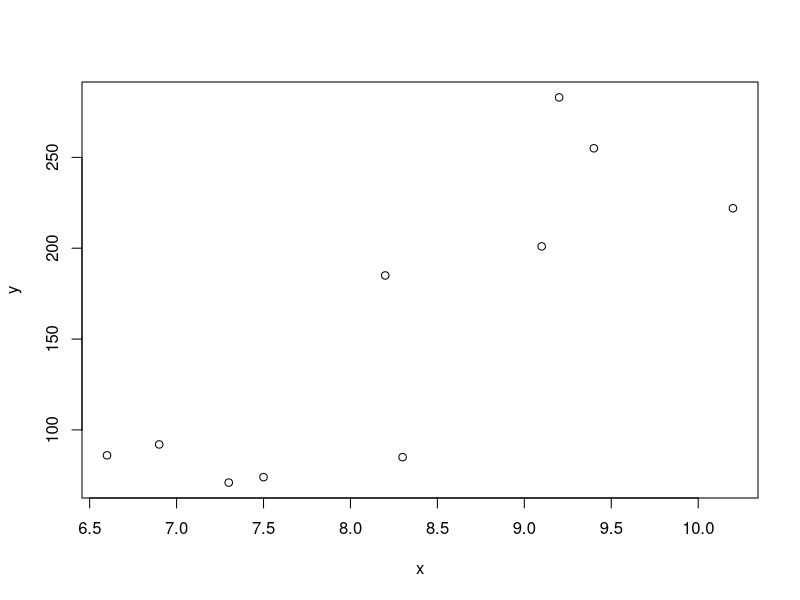
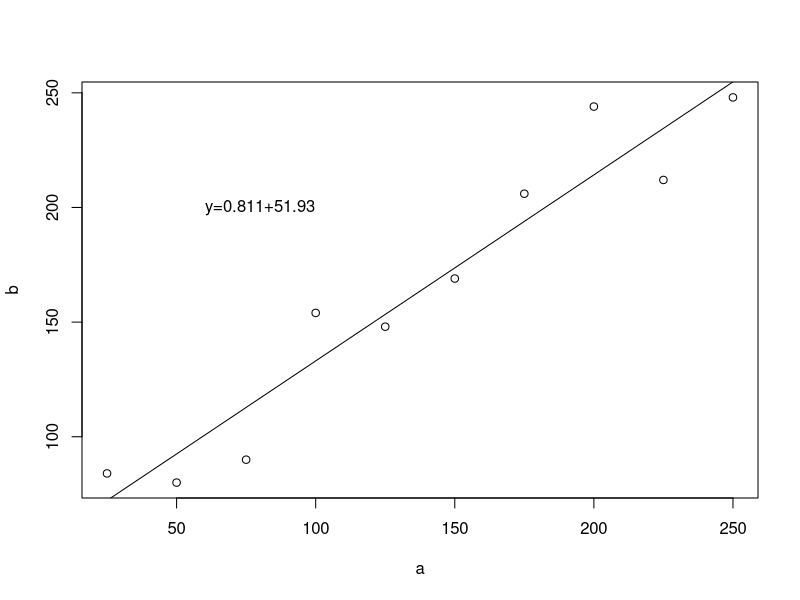
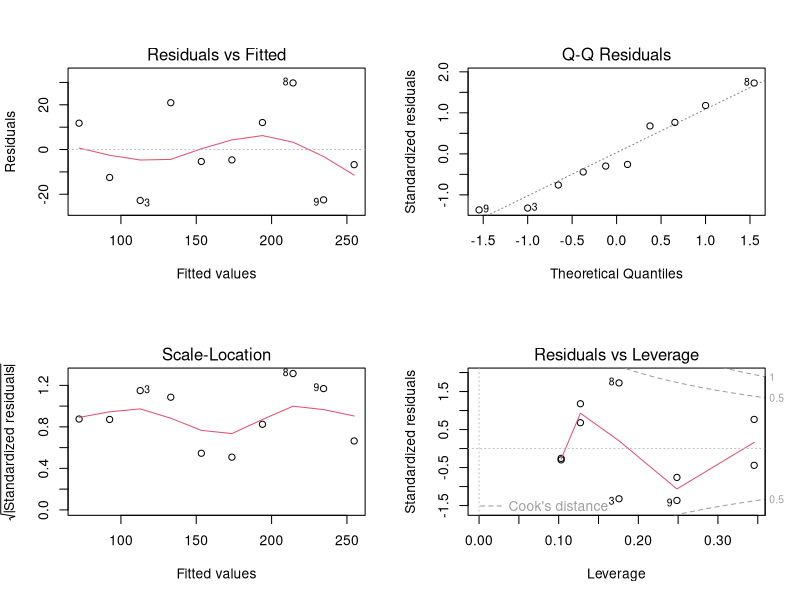
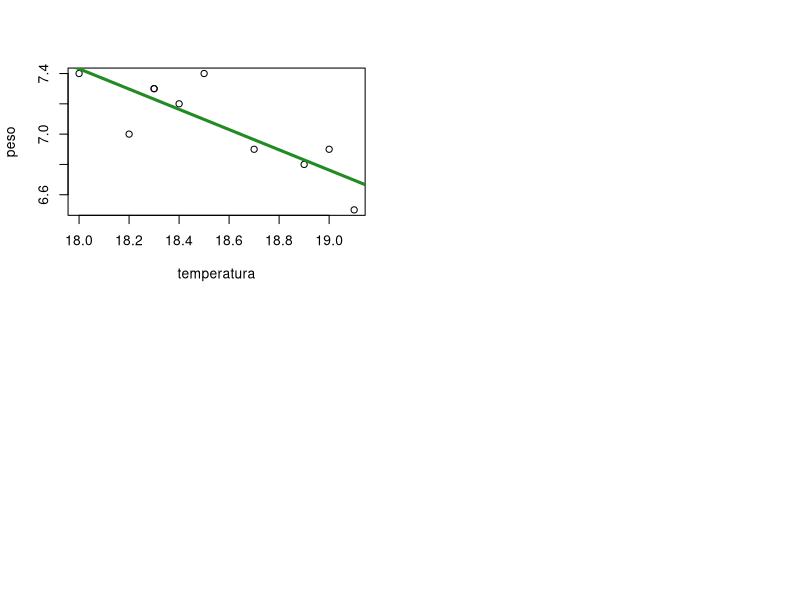
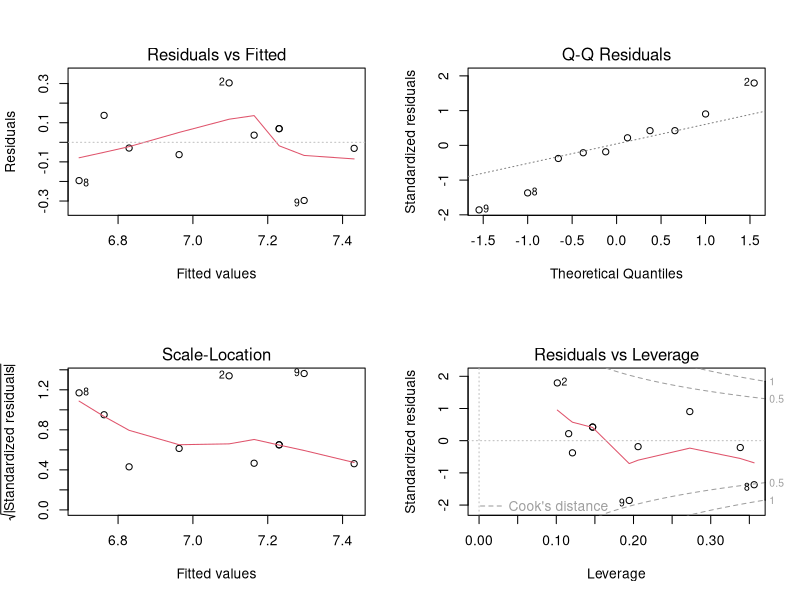

The R script that drew these images, in order:


####### Aula Regressão Linear

# Regressão Linear
# Quanto que a variável y varia em relação a variavel x
# Porém antes disso, vamos falar de:

## Correlação
# Se as variáveis estão correlacionadas, ou seja, o grau pelo qual duas 
# Variaveis tendem a mudar juntas.
# É dado pelo coeficiente de correlação "r"

## Pearson
# parametrico
# preferencialmente contínuas

# Spearman
# uando não existe normalidade e/ou nao existe relação linear

# Kendall
# se existe correlação entre duas variáveis ordinais,usando uma escala ou gradiente.
# É um método adequado quando amostras têm tamanhos reduzidos,


# Correlacao entre massa de peixes e comprimento dos otolitos
x <-c(6.6,6.9,7.3,7.5,8.2,8.3,9.1,9.2,9.4,10.2)
y <-c(86,92,71,74,185,85,201,283,255,222)
shapiro.test(x)
shapiro.test(y)

# Parece que há uma correlação positiva entre as duas variáveis e podemos testar se esta correlação e real ou 
# nao usando a função cor.test().
# Testamos a significância da relação
# A correlação é maior que 0? (two.sided)
plot(x,y)

cor.test(x,y,method="pearson",alternative="two.sided")






#### Regressão linear
# Note, que a pergunta não é se elas estão relacionadas, e sim como.
# EM BUSCA DA EQUAÇÃO DA RETA!!

#Um exemplo de regressão simples linear: dados sobre a massa de fertilizante (gm-2) aplicada (b) e a
#colheita de grama obtida (gm-2) para cada aplicação de fertilizante (a).
a=c(25,50,75,100,125,150,175,200,225,250)
b=c(84,80,90,154,148,169,206,244,212,248)


## Fazendo a regressão, ajustando o modelo linear
regr=lm(b~a)
regr

# Verificando a significância e a interação das variáveis.
summary(regr)
summary(aov(regr))

# Construindo a equação da reta
# ax+b, onde a= coeficiente angular, b= intercepto
# Para encontra-los podemos olhar a funcao acima ou usar a função
# coef.
coef(regr)
# y=0.811x+51.93

# Plotando os dados
plot(b~a)

# Colocando a reta de regressão
abline(regr)

# Adicione a formula da reta de regressao ao grafico
text(80,200,"y=0.811+51.93")

## Diagnóstico completo dos resíduos
par(mfrow=c(2,2))
plot(regr) 
#o que olhamos nos 4 plot, olha a vairancia dos reciduos, o 1 mostra a homocedasticidade.
#2. mostra a normalidade

# Valores estimados de acordo com o melhor ajuste
fitted(regr)
# Valores da diferença entre os valores estimados e observados
residuals(regr)
l=data.frame(a=400)
predict(regr,l,interval="confidence")

#EXERCICIO PESO TEMPERATURA MAMIFEROS
temperatura<-c(18.3,18.5,18.3,19,18.4,18.7,18.9,19.1,18.2,18)
peso<-c(7.3,7.4,7.3,6.9,7.2,6.9,6.8,6.5,7,7.4)
cor.test(temperatura, peso) #tem que ser primeiro x e depois y
plot(temperatura, peso)
#correlacao negativa forte!
reg<-lm(peso~temperatura) #aqui eh y~X!! ao contrario!
reg
abline(reg,cex= 6, col="forest green", lty=1, lwd= 3)
par(mfrow=c(2,2))
plot(reg)
newdata<-data.frame(temperatura=c(20,21,22))
newdata
predict(reg, newdata, interval="predict") #funcao de predicao 
#quanto maior a predicao maior valor de incerteza upr
